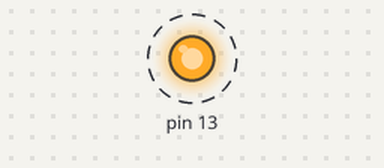
This sketch was run on a simulated Arduino Uno, built with avr-gcc and run on an emulated ATmega328P. On the bench: output pins drawn as LEDs (lit = HIGH). Dashed ring = blinking.

Above: at 0.05 s.
Timing chart, 0 to 3.0 s (numbered marks = the images above):
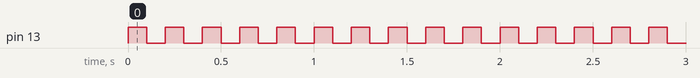

The sketch:

Blinky.ino
```cpp
#define F_CPU 16000000L
#include <avr/io.h>
#include <util/delay.h>

void setup() {
  // put your setup code here, to run once:

  DDRB = 0b00100000;

}

void loop() {
  // put your main code here, to run repeatedly:

   PORTB = 0b00100000;
        _delay_ms(100);
        PORTB = 0b00000000;
        _delay_ms(100);


}
```

Measured:
- by itself, pin 13: alternates HIGH for 0.10 s and LOW for 0.10 s
